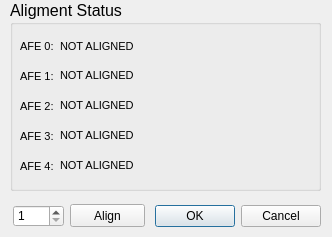
<?xml version="1.0" encoding="UTF-8"?>
<ui version="4.0">
 <class>DialogAligment</class>
 <widget class="QDialog" name="DialogAligment">
  <property name="geometry">
   <rect>
    <x>0</x>
    <y>0</y>
    <width>332</width>
    <height>237</height>
   </rect>
  </property>
  <property name="windowTitle">
   <string>Dialog</string>
  </property>
  <widget class="QDialogButtonBox" name="buttonBox">
   <property name="geometry">
    <rect>
     <x>10</x>
     <y>200</y>
     <width>311</width>
     <height>32</height>
    </rect>
   </property>
   <property name="orientation">
    <enum>Qt::Horizontal</enum>
   </property>
   <property name="standardButtons">
    <set>QDialogButtonBox::Cancel|QDialogButtonBox::Ok</set>
   </property>
  </widget>
  <widget class="QPushButton" name="pushButtonAlign">
   <property name="geometry">
    <rect>
     <x>70</x>
     <y>204</y>
     <width>75</width>
     <height>23</height>
    </rect>
   </property>
   <property name="text">
    <string>Align</string>
   </property>
  </widget>
  <widget class="QGroupBox" name="groupBox">
   <property name="geometry">
    <rect>
     <x>10</x>
     <y>0</y>
     <width>311</width>
     <height>191</height>
    </rect>
   </property>
   <property name="font">
    <font>
     <pointsize>12</pointsize>
    </font>
   </property>
   <property name="title">
    <string>Aligment Status</string>
   </property>
   <widget class="QLabel" name="label">
    <property name="geometry">
     <rect>
      <x>10</x>
      <y>40</y>
      <width>47</width>
      <height>13</height>
     </rect>
    </property>
    <property name="font">
     <font>
      <pointsize>8</pointsize>
     </font>
    </property>
    <property name="text">
     <string>AFE 0:</string>
    </property>
   </widget>
   <widget class="QLabel" name="label_2">
    <property name="geometry">
     <rect>
      <x>10</x>
      <y>70</y>
      <width>47</width>
      <height>13</height>
     </rect>
    </property>
    <property name="font">
     <font>
      <pointsize>8</pointsize>
     </font>
    </property>
    <property name="text">
     <string>AFE 1:</string>
    </property>
   </widget>
   <widget class="QLabel" name="label_3">
    <property name="geometry">
     <rect>
      <x>10</x>
      <y>100</y>
      <width>47</width>
      <height>13</height>
     </rect>
    </property>
    <property name="font">
     <font>
      <pointsize>8</pointsize>
     </font>
    </property>
    <property name="text">
     <string>AFE 2:</string>
    </property>
   </widget>
   <widget class="QLabel" name="label_4">
    <property name="geometry">
     <rect>
      <x>10</x>
      <y>130</y>
      <width>47</width>
      <height>13</height>
     </rect>
    </property>
    <property name="font">
     <font>
      <pointsize>8</pointsize>
     </font>
    </property>
    <property name="text">
     <string>AFE 3:</string>
    </property>
   </widget>
   <widget class="QLabel" name="label_5">
    <property name="geometry">
     <rect>
      <x>10</x>
      <y>160</y>
      <width>47</width>
      <height>13</height>
     </rect>
    </property>
    <property name="font">
     <font>
      <pointsize>8</pointsize>
     </font>
    </property>
    <property name="text">
     <string>AFE 4:</string>
    </property>
   </widget>
   <widget class="QLabel" name="labelAFE0">
    <property name="geometry">
     <rect>
      <x>50</x>
      <y>38</y>
      <width>241</width>
      <height>16</height>
     </rect>
    </property>
    <property name="font">
     <font>
      <pointsize>8</pointsize>
     </font>
    </property>
    <property name="text">
     <string>NOT ALIGNED</string>
    </property>
   </widget>
   <widget class="QLabel" name="labelAFE1">
    <property name="geometry">
     <rect>
      <x>50</x>
      <y>67</y>
      <width>241</width>
      <height>16</height>
     </rect>
    </property>
    <property name="font">
     <font>
      <pointsize>8</pointsize>
     </font>
    </property>
    <property name="text">
     <string>NOT ALIGNED</string>
    </property>
   </widget>
   <widget class="QLabel" name="labelAFE2">
    <property name="geometry">
     <rect>
      <x>50</x>
      <y>97</y>
      <width>241</width>
      <height>16</height>
     </rect>
    </property>
    <property name="font">
     <font>
      <pointsize>8</pointsize>
     </font>
    </property>
    <property name="text">
     <string>NOT ALIGNED</string>
    </property>
   </widget>
   <widget class="QLabel" name="labelAFE3">
    <property name="geometry">
     <rect>
      <x>50</x>
      <y>127</y>
      <width>241</width>
      <height>16</height>
     </rect>
    </property>
    <property name="font">
     <font>
      <pointsize>8</pointsize>
     </font>
    </property>
    <property name="text">
     <string>NOT ALIGNED</string>
    </property>
   </widget>
   <widget class="QLabel" name="labelAFE4">
    <property name="geometry">
     <rect>
      <x>50</x>
      <y>157</y>
      <width>241</width>
      <height>16</height>
     </rect>
    </property>
    <property name="font">
     <font>
      <pointsize>8</pointsize>
     </font>
    </property>
    <property name="text">
     <string>NOT ALIGNED</string>
    </property>
   </widget>
  </widget>
  <widget class="QSpinBox" name="spinBoxRetries">
   <property name="geometry">
    <rect>
     <x>13</x>
     <y>205</y>
     <width>51</width>
     <height>22</height>
    </rect>
   </property>
   <property name="minimum">
    <number>1</number>
   </property>
   <property name="maximum">
    <number>100</number>
   </property>
  </widget>
 </widget>
 <resources/>
 <connections>
  <connection>
   <sender>buttonBox</sender>
   <signal>accepted()</signal>
   <receiver>DialogAligment</receiver>
   <slot>accept()</slot>
   <hints>
    <hint type="sourcelabel">
     <x>248</x>
     <y>254</y>
    </hint>
    <hint type="destinationlabel">
     <x>157</x>
     <y>274</y>
    </hint>
   </hints>
  </connection>
  <connection>
   <sender>buttonBox</sender>
   <signal>rejected()</signal>
   <receiver>DialogAligment</receiver>
   <slot>reject()</slot>
   <hints>
    <hint type="sourcelabel">
     <x>316</x>
     <y>260</y>
    </hint>
    <hint type="destinationlabel">
     <x>286</x>
     <y>274</y>
    </hint>
   </hints>
  </connection>
 </connections>
</ui>
